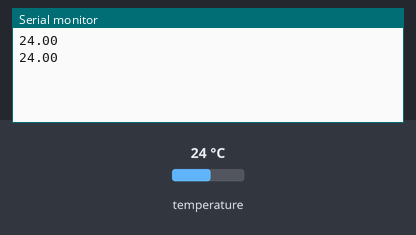
Simulated run of this sketch. Board: Arduino Uno, built with avr-gcc and run on an emulated ATmega328P. Shown: the last lines printed to the serial monitor. The inputs (shaded band) are chosen by the test bench; at power-on: temperature 24 °C.

Above: at 3.3 s.
3.4 s: temperature set to 12 °C
At 5.0 s:
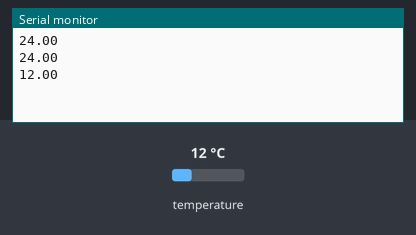
5.9 s: temperature set to 19 °C
At 7.5 s:
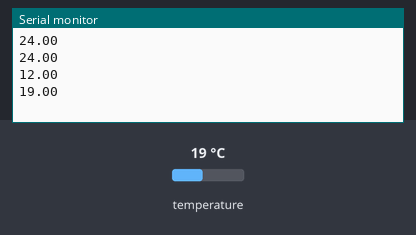
Timing chart, 0 to 9.0 s (numbered marks = the images above; inputs shaded):
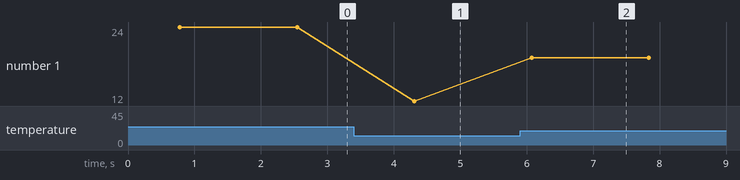

Measured:
- after the input at 3.4 s, the serial monitor: prints a new line after 0.91 s (image 1)
- after the input at 5.9 s, the serial monitor: prints a new line after 0.17 s (image 2)
- plotted number 1: 24 → 12 after the input at 3.4 s, 12 → 19 after the input at 5.9 s

The sketch:

DS18B20.ino
```cpp
#include <OneWire.h>
#include <DallasTemperature.h>
OneWire bus(2);
DallasTemperature sensoren(&bus);
void setup() { Serial.begin(9600); sensoren.begin(); }
void loop() { sensoren.requestTemperatures(); Serial.println(sensoren.getTempCByIndex(0)); delay(1000); }
```
